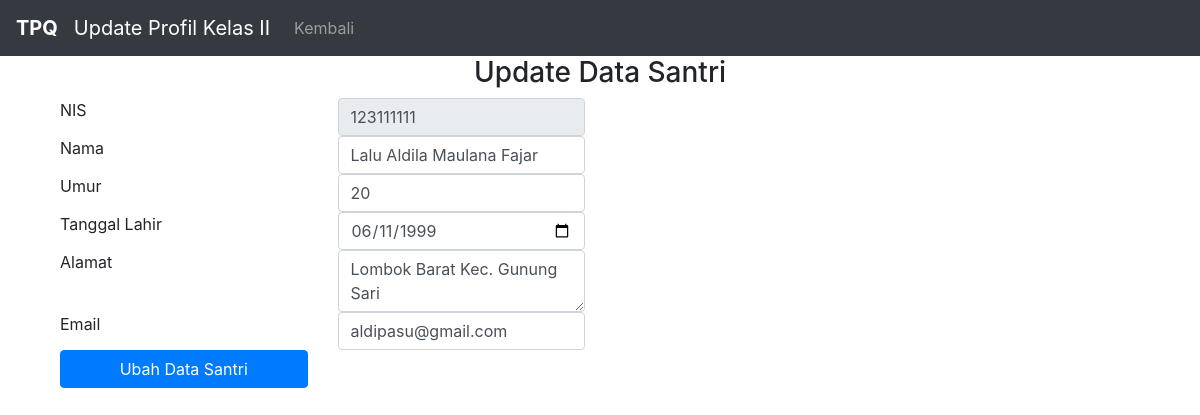
/ubah_profil2.php?nis2=123111111, run on the app's committed database.
### tables this page shows
CREATE TABLE IF NOT EXISTS `tbl_kelas2` (
  `nis2` int(20) NOT NULL,
  `nama2` varchar(50) NOT NULL,
  `umur` int(20) NOT NULL,
  `tgl` date NOT NULL,
  `alamat` varchar(255) NOT NULL,
  `email` varchar(50) NOT NULL
);

### ubah_profil2.php (the view, shortened to what this page needs)
<!DOCTYPE html>
<html>
<head>
	<link rel="stylesheet" href="css/bootstrap.css">
	<link rel="stylesheet" href="css/bootstrap.min.css">
</head>
<body>
<nav class="navbar navbar-expand-lg navbar-dark bg-dark">
<a class="navbar-brand" href="#"><b>TPQ</b></a>
  <a class="navbar-brand" href="">Update Profil Kelas II</a>
  <div class="collapse navbar-collapse" id="navbarNav">
    <ul class="navbar-nav">
	<li class="nav-item">
        <a class="nav-link" href="home.php">Kembali</a>
      </li>
    </ul>
  </div>
</nav>
	<div class="container">
    <h3 style="text-align: center;"> Update Data Santri</h3>
      <div class="col-sm-6">
        <?php
        include "koneksi.php";
         $sql = $koneksi->query("SELECT * FROM tbl_kelas2 WHERE nis2=".$_GET['nis2']);
        $s = mysqli_fetch_array($sql);
        ?>
        <form action="ubahpr_profil2.php" method="POST">
          <div class="row">
            <div class="col-sm-6">
              <label>NIS</label>
            </div>
            <div class="col-sm-6">
              <input type="text" name="nis2" class="form-control" maxlength="9" value="<?php echo $s['nis2']?>" readonly>
            </div>
          </div>
          <div class="row">
            <div class="col-sm-6">
              <label>Nama</label>
            </div>
            <div class="col-sm-6">
              <input type="text" name="nama2" class="form-control" value="<?php echo $s['nama2']?>">
            </div>
          </div>
           <div class="row">
            <div class="col-sm-6">
              <label>Umur</label>
            </div>
            <div class="col-sm-6">
              <input type="text" name="umur" class="form-control" value="<?php echo $s['umur']?>">
            </div>
          </div>
             <div class="row">
            <div class="col-sm-6">
              <label>Tanggal Lahir</label>
            </div>
            <div class="col-sm-6">
              <input type="date" name="tgl" class="form-control" value="<?php echo $s['tgl']?>">
            </div>
          </div>
            <div class="row">
            <div class="col-sm-6">
              <label>Alamat</label>
            </div>
            <div class="col-sm-6">
              <textarea name="alamat" class="form-control" value=""><?php echo $s['alamat']?></textarea>
            </div>
          </div>
            <div class="row">
            <div class="col-sm-6">
              <label>Email</label>
            </div>
            <div class="col-sm-6">
              <input type="email" name="email" class="form-control" value="<?php echo $s['email']?>">
            </div>
          </div>
    <div class="row">
      <div class="col-sm-6">
     <button type="submit" class="btn btn-primary btn-block">Ubah Data Santri</button>
          </div>
        </div>
    </form>
      </div>
</div>
</body>
</html>

### data on the page
tbl_kelas2: nis2 "123111111", nama2 "Lalu Aldila Maulana Fajar", umur "20", tgl "06/11/1999", alamat "Lombok Barat Kec. Gunung Sari", email "aldipasu@gmail.com"
